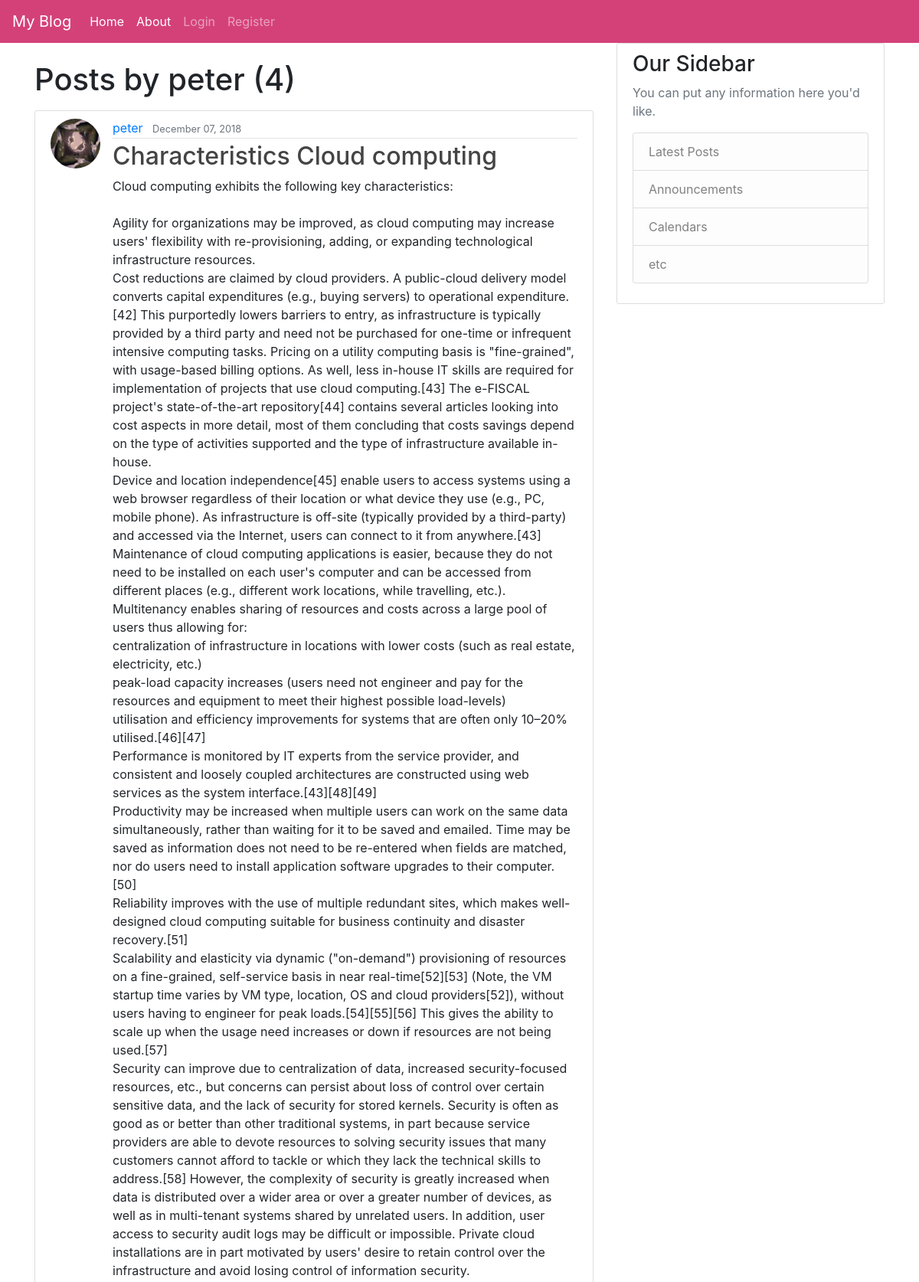
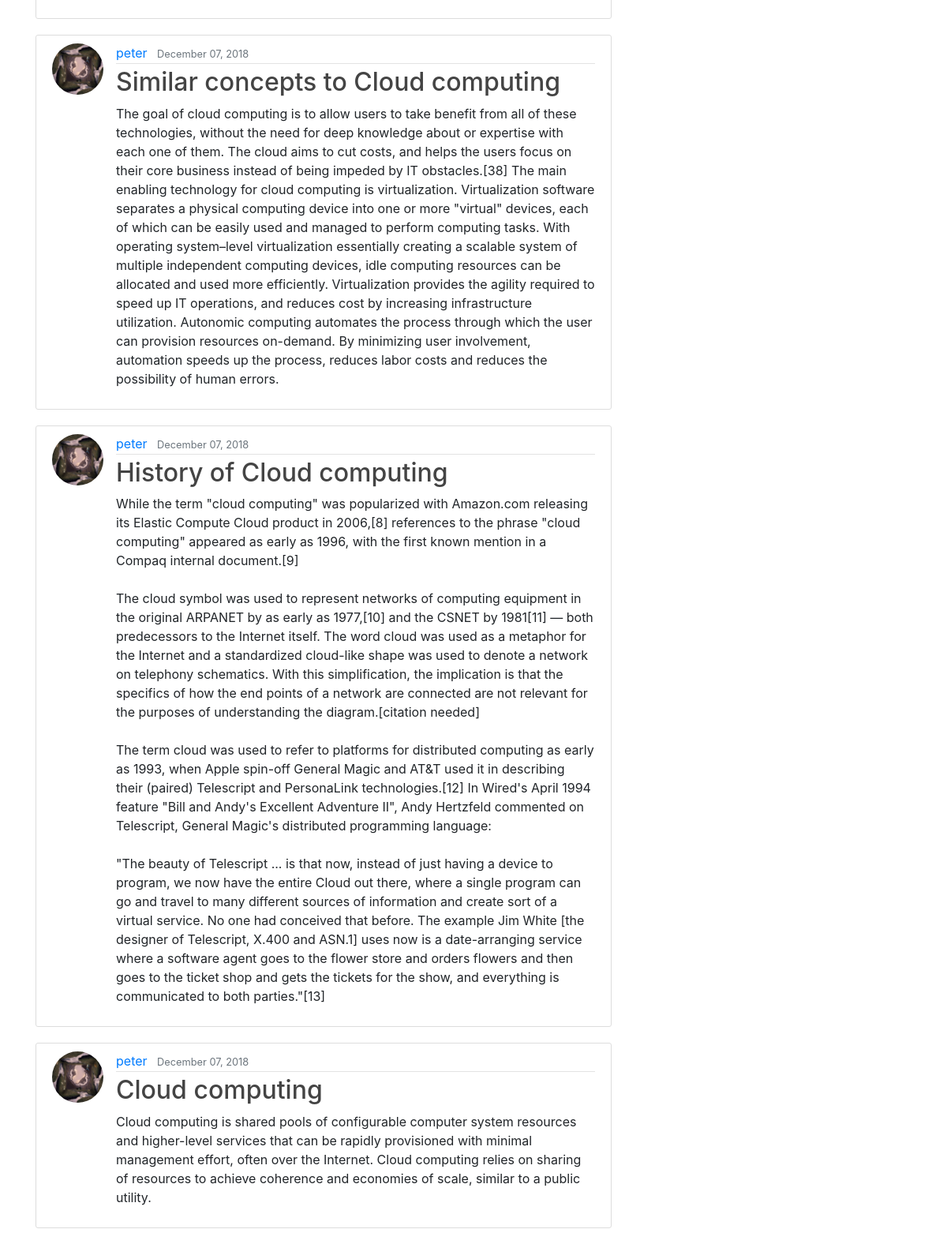
The page /user/peter on the database its author committed (2 pictures, top to bottom).
### blog/models.py (models this page shows, shortened)
class Post(models.Model):
    title = models.CharField(max_length=100)
    date_posted = models.DateTimeField(default=timezone.now)
    content = models.TextField()
    author = models.ForeignKey(User,on_delete=models.CASCADE)

### users/models.py (models this page shows, shortened)
class Profile(models.Model):
    user = models.OneToOneField(User, on_delete=models.CASCADE)
    image = models.ImageField(default='default.jpg', upload_to='profile_pics')

### blog/views.py (the view)
# urls.py: path('user/<str:username>', UserPostListView.as_view(), name='user-posts'),
class UserPostListView(ListView):
    model = Post
    template_name = 'blog/user_posts.html'
    context_object_name = 'posts'
    paginate_by = 5
    def get_queryset(self):
        user = get_object_or_404(User, username=self.kwargs.get('username'))
        return Post.objects.filter(author=user).order_by('-date_posted')

### blog/templates/blog/user_posts.html (shortened to what this page needs)
{% extends "blog/base.html" %}
{% block content %}
    <h1 class="mb-3">Posts by {{ view.kwargs.username }} ({{ page_obj.paginator.count }})</h1>
    {% for post in posts %}
        <article class="media content-section">
          <img class="rounded-circle article-img" src="{{ post.author.profile.image.url }}">
          <div class="media-body">
            <div class="article-metadata">
              <a class="mr-2" href="{% url 'user-posts' post.author.username %}">{{ post.author }}</a>
              <small class="text-muted">{{ post.date_posted|date:"F d, Y" }}</small>
            </div>
            <h2><a class="article-title" href="{% url 'post-detail' post.id %}">{{ post.title }}</a></h2>
            <p class="article-content">{{ post.content }}</p>
          </div>
        </article>
    {% endfor %}
{% endblock content %}

### blog/static/blog/main.css (style rules this page uses)
body { background-color: #2c3338; margin-top: 5rem; }
h1, h2, h3, h4, h5, h6 { color: #444444; }
.content-section { background: #ffffff; padding: 10px 20px; border: 1px solid #dddddd; border-radius: 3px; margin-bottom: 20px; }
.article-title { color: #444444; }
.article-content { white-space: pre-line; }
.article-img { height: 65px; width: 65px; margin-right: 16px; }
.article-metadata { padding-bottom: 1px; margin-bottom: 4px; border-bottom: 1px solid #e3e3e3 }

### rows shown on the page
Post: author.profile.image (picture), author "peter", date_posted "December 07, 2018", title "Characteristics Cloud computing", content "Cloud computing exhibits the following key characteristics: Agility for organizations may be improved, as cloud computing may increase users' flexibility with re-provisioning, adding, or expanding technological infrastructure resources. Cost reductions are claimed by cloud providers. A public-cloud delivery model converts capital expenditures (e.g., buying servers) to operational expenditure.[42] This purportedly lowers barriers to entry, as infrastructure is typically provided by a third party and need not be purchased for one-time or infrequent intensive computing tasks. Pricing on a utility computing basis is \"fine-grained\", with usage-based billing options. As well, less in-house IT…"
Post: author.profile.image (picture), author "peter", date_posted "December 07, 2018", title "Similar concepts to Cloud computing", content "The goal of cloud computing is to allow users to take benefit from all of these technologies, without the need for deep knowledge about or expertise with each one of them. The cloud aims to cut costs, and helps the users focus on their core business instead of being impeded by IT obstacles.[38] The main enabling technology for cloud computing is virtualization. Virtualization software separates a physical computing device into one or more \"virtual\" devices, each of which can be easily used and managed to perform computing tasks. With operating system–level virtualization essentially creating a scalable system of multiple independent computing devices, idle computing resources can be…"
Post: author.profile.image (picture), author "peter", date_posted "December 07, 2018", title "History of Cloud computing", content "While the term \"cloud computing\" was popularized with Amazon.com releasing its Elastic Compute Cloud product in 2006,[8] references to the phrase \"cloud computing\" appeared as early as 1996, with the first known mention in a Compaq internal document.[9] The cloud symbol was used to represent networks of computing equipment in the original ARPANET by as early as 1977,[10] and the CSNET by 1981[11] — both predecessors to the Internet itself. The word cloud was used as a metaphor for the Internet and a standardized cloud-like shape was used to denote a network on telephony schematics. With this simplification, the implication is that the specifics of how the end points of a network are…"
Post: author.profile.image (picture), author "peter", date_posted "December 07, 2018", title "Cloud computing", content "Cloud computing is shared pools of configurable computer system resources and higher-level services that can be rapidly provisioned with minimal management effort, often over the Internet. Cloud computing relies on sharing of resources to achieve coherence and economies of scale, similar to a public utility."

### other values the page prints
{{ view.kwargs.username }} "peter"
{{ page_obj.paginator.count }} "4"
